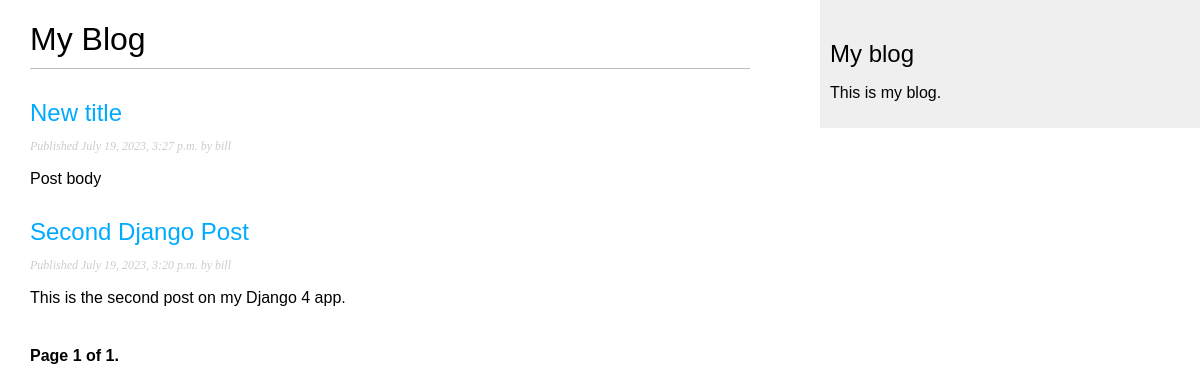
/blog/, run on an earlier commit of the app's database.
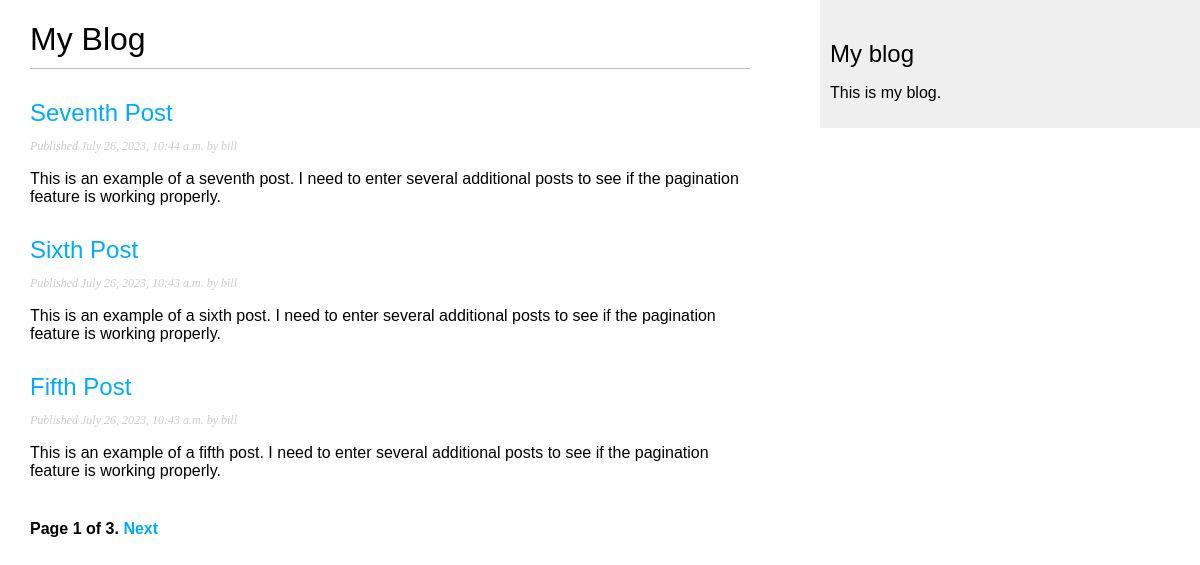
And on a later commit of the database.
### blog/models.py (models this page shows, shortened)
class Post(models.Model):
    class Status(models.TextChoices):
        DRAFT = 'DF', 'Draft'
        PUBLISHED = 'PB', 'Published'
    title = models.CharField(max_length=250)
    slug = models.CharField(max_length=250,
                            unique_for_date='publish')
    author = models.ForeignKey(User,
                               on_delete=models.CASCADE,
                               related_name='blog_posts')
    body = models.TextField()
    publish = models.DateTimeField(default=timezone.now)
    created = models.DateTimeField(auto_now_add=True)
    updated = models.DateTimeField(auto_now=True)
    status = models.CharField(max_length=2,
                              choices=Status.choices,
                              default=Status.DRAFT)
    objects = models.Manager()
    published = PublishedManager()
    class Meta:
        ordering = ['-publish']
        indexes = [
            models.Index(fields=['-publish']),
        ]
    def get_absolute_url(self):
        return reverse('blog:post_detail',
                       args=[self.publish.year,
                             self.publish.month,
                             self.publish.day,
                             self.slug])

### blog/views.py (the view)
# urls.py: path('', views.post_list, name='post_list'),
def post_list(request):
    post_list = Post.published.all()
    paginator = Paginator(post_list, 3)
    page_number = request.GET.get('page', 1)
    try:
        posts = paginator.page(page_number)
    except PageNotAnInteger:
        posts = paginator.page(1)
    except EmptyPage:
        posts = paginator.page(paginator.num_pages)
    return render(request,
                  'blog/post/list.html',
                  {'posts': posts})

### blog/models.py (called while the page is built)
    def get_queryset(self):
        return super().get_queryset()\
        .filter(status=Post.Status.PUBLISHED)

### blog/templates/blog/post/list.html (shortened to what this page needs)
{% extends "blog/base.html" %}
{% block content%}
    <h1>My Blog</h1>
    {% for post in posts %}
        <h2>
            <a href="{{ post.get_absolute_url }}">
                {{ post.title}}
            </a>
        </h2>
        <p class="date">
            Published {{ post.publish}} by {{ post.author}}
        </p>
        {{ post.body|truncatewords:30|linebreaks }}
    {% endfor %}
    {% include "pagination.html" with page=posts %}
{% endblock %}

### blog/templates/blog/base.html (shortened to what this page needs)
{% load static %}
<!DOCTYPE html>
<html>
<head>
    <link href= "{% static 'css/blog.css' %}" rel="stylesheet">
</head>
<body>
    <div id="content">
        {% block content %}
        {% endblock %}
    </div>
    <div id="sidebar">
        <h2>My blog</h2>
            <p>This is my blog.</p>
    </div>
</body>
</html>

### blog/templates/pagination.html (shortened to what this page needs)
<div class="pagination">
    <span class="step-links">
        <span class="current">
            Page {{ page.number }} of {{ page.paginator.num_pages}}.
        </span>
        {% if page.has_next %}
        <a href="?page={{ page.next_page_number }}">Next</a>
        {% endif %}
    </span>
</div>

### blog/static/css/blog.css (style rules this page uses)
body { margin:0; padding:0; font-family:helvetica, sans-serif; }
a { color:#00abff; text-decoration:none; }
h1 { font-weight:normal; border-bottom:1px solid #bbb; padding:0 0 10px 0; }
h2 { font-weight:normal; margin:30px 0 0; }
#content { float:left; width:60%; padding:0 0 0 30px; }
#sidebar { float:right; width:30%; padding:10px; background:#efefef; height:100%; }
p.date { color:#ccc; font-family: georgia, serif; font-size: 12px; font-style: italic; }
.pagination { margin:40px 0; font-weight:bold; }

What changed in the data, as far as the page shows it:
no longer on this page (row unchanged): Post: title "New title", publish "July 19, 2023, 3:27 p.m.", author "bill", body "Post body"
no longer on this page (row unchanged): Post: title "Second Django Post", publish "July 19, 2023, 3:20 p.m.", author "bill", body "This is the second post on my Django 4 app."
added Post: title "Seventh Post", publish "July 26, 2023, 10:44 a.m.", author "bill", body "This is an example of a seventh post. I need to enter several additional posts to see if the pagination feature is working properly."
added Post: title "Sixth Post", publish "July 26, 2023, 10:43 a.m.", author "bill", body "This is an example of a sixth post. I need to enter several additional posts to see if the pagination feature is working properly."
added Post: title "Fifth Post", publish "July 26, 2023, 10:43 a.m.", author "bill", body "This is an example of a fifth post. I need to enter several additional posts to see if the pagination feature is working properly."
Also different on the page:
{{ page.paginator.num_pages }}: "1" → "3"
text now shown: "Next"
